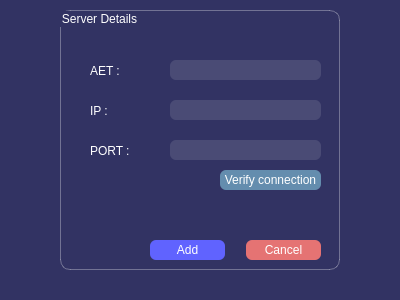
<?xml version="1.0" encoding="UTF-8"?>
<ui version="4.0">
 <class>addWindow</class>
 <widget class="QWidget" name="addWindow">
  <property name="geometry">
   <rect>
    <x>0</x>
    <y>0</y>
    <width>400</width>
    <height>300</height>
   </rect>
  </property>
  <property name="windowTitle">
   <string>Add</string>
  </property>
  <widget class="QWidget" name="addWidget" native="true">
   <property name="geometry">
    <rect>
     <x>0</x>
     <y>0</y>
     <width>400</width>
     <height>300</height>
    </rect>
   </property>
   <property name="styleSheet">
    <string notr="true">QWidget#addWidget{
background-color: rgb(50, 51, 99);}</string>
   </property>
   <widget class="QGroupBox" name="serverDetails">
    <property name="geometry">
     <rect>
      <x>60</x>
      <y>10</y>
      <width>280</width>
      <height>260</height>
     </rect>
    </property>
    <property name="styleSheet">
     <string notr="true">QWidget#serverDetails{
border:1px solid rgba(255, 255, 255,80);
border-radius:10px;
color:rgba(255, 255, 255,255);
}</string>
    </property>
    <property name="title">
     <string>Server Details</string>
    </property>
    <widget class="QLabel" name="serverAETLabel">
     <property name="geometry">
      <rect>
       <x>30</x>
       <y>50</y>
       <width>91</width>
       <height>21</height>
      </rect>
     </property>
     <property name="styleSheet">
      <string notr="true">font: 12pt &quot;Times New Roman&quot;;
color: rgb(255, 255, 255);</string>
     </property>
     <property name="text">
      <string>AET :</string>
     </property>
    </widget>
    <widget class="QLabel" name="serverIPLabel">
     <property name="geometry">
      <rect>
       <x>30</x>
       <y>90</y>
       <width>91</width>
       <height>21</height>
      </rect>
     </property>
     <property name="styleSheet">
      <string notr="true">font: 12pt &quot;Times New Roman&quot;;
color: rgb(255, 255, 255);</string>
     </property>
     <property name="text">
      <string>IP :</string>
     </property>
    </widget>
    <widget class="QLabel" name="serverPortLabel">
     <property name="geometry">
      <rect>
       <x>30</x>
       <y>130</y>
       <width>91</width>
       <height>21</height>
      </rect>
     </property>
     <property name="styleSheet">
      <string notr="true">font: 12pt &quot;Times New Roman&quot;;
color: rgb(255, 255, 255);</string>
     </property>
     <property name="text">
      <string>PORT :</string>
     </property>
    </widget>
    <widget class="QPushButton" name="cancelButton">
     <property name="geometry">
      <rect>
       <x>186</x>
       <y>230</y>
       <width>75</width>
       <height>20</height>
      </rect>
     </property>
     <property name="styleSheet">
      <string notr="true">color: rgb(255, 255, 255);
background-color:#e57373;
border-radius:6px;</string>
     </property>
     <property name="text">
      <string>Cancel</string>
     </property>
    </widget>
    <widget class="QLineEdit" name="serverAETEntry">
     <property name="geometry">
      <rect>
       <x>110</x>
       <y>50</y>
       <width>151</width>
       <height>20</height>
      </rect>
     </property>
     <property name="styleSheet">
      <string notr="true">font: 10pt &quot;MS Shell Dlg 2&quot;;
color: rgb(255, 255, 255);
background-color: rgba(255, 255, 255,30);
border: 1px;
border-radius:6px;
padding:0px 10px;</string>
     </property>
    </widget>
    <widget class="QLineEdit" name="serverIPEntry">
     <property name="geometry">
      <rect>
       <x>110</x>
       <y>90</y>
       <width>151</width>
       <height>20</height>
      </rect>
     </property>
     <property name="styleSheet">
      <string notr="true">font: 10pt &quot;MS Shell Dlg 2&quot;;
color: rgb(255, 255, 255);
background-color: rgba(255, 255, 255,30);
border: 1px;
border-radius:6px;
padding:0px 10px;</string>
     </property>
    </widget>
    <widget class="QLineEdit" name="serverPortEntry">
     <property name="geometry">
      <rect>
       <x>110</x>
       <y>130</y>
       <width>151</width>
       <height>20</height>
      </rect>
     </property>
     <property name="styleSheet">
      <string notr="true">font: 10pt &quot;MS Shell Dlg 2&quot;;
color: rgb(255, 255, 255);
background-color: rgba(255, 255, 255,30);
border: 1px;
border-radius:6px;
padding:0px 10px;</string>
     </property>
    </widget>
    <widget class="QPushButton" name="addButton">
     <property name="geometry">
      <rect>
       <x>90</x>
       <y>230</y>
       <width>75</width>
       <height>20</height>
      </rect>
     </property>
     <property name="styleSheet">
      <string notr="true">color: rgb(255, 255, 255);
background-color: rgb(96, 99, 255);
border-radius:6px;</string>
     </property>
     <property name="text">
      <string>Add</string>
     </property>
    </widget>
    <widget class="QPushButton" name="verifyConButton">
     <property name="geometry">
      <rect>
       <x>160</x>
       <y>160</y>
       <width>101</width>
       <height>20</height>
      </rect>
     </property>
     <property name="styleSheet">
      <string notr="true">color: rgb(255, 255, 255);
background-color: #648dae;
border-radius:6px;</string>
     </property>
     <property name="text">
      <string>Verify connection</string>
     </property>
    </widget>
    <widget class="QLabel" name="invalidLabel">
     <property name="geometry">
      <rect>
       <x>80</x>
       <y>190</y>
       <width>191</width>
       <height>20</height>
      </rect>
     </property>
     <property name="styleSheet">
      <string notr="true">font: 12pt &quot;Times New Roman&quot;;
color: rgb(232, 35, 17);</string>
     </property>
     <property name="text">
      <string/>
     </property>
    </widget>
   </widget>
  </widget>
 </widget>
 <resources/>
 <connections/>
</ui>
